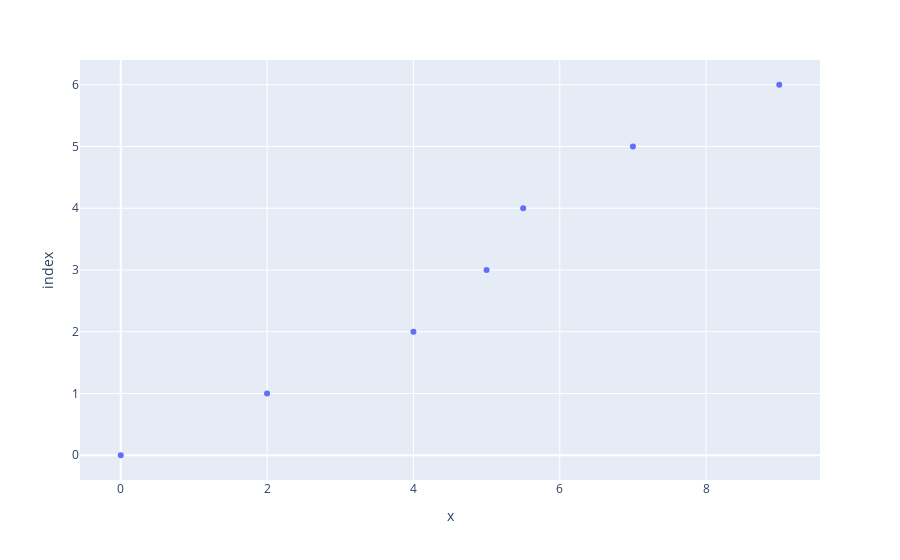

Notebook code cell kept with this figure:
### Markdown cell above
## Visualization 17: Scatter Plots Using Plotly

### Code cell
x=[0, 1, 2, 3, 4, 5, 6]
y=[0, 2, 4, 5, 5.5, 7, 9]
fig = px.scatter(x, y)
fig.show()

### Figure 1 — Plotly figure (JSON) as saved in the notebook; plotly's stock layout.template omitted (floating-point values rounded to 4 significant figures)
{"data": [{"hovertemplate": "x=%{x}<br>index=%{y}<extra></extra>", "legendgroup": "", "marker": {"color": "#636efa", "symbol": "circle"}, "mode": "markers", "name": "", "orientation": "h", "showlegend": false, "type": "scatter", "x": [0, 2, 4, 5, 5.5, 7, 9], "xaxis": "x", "y": [0, 1, 2, 3, 4, 5, 6], "yaxis": "y"}], "layout": {"legend": {"tracegroupgap": 0}, "margin": {"t": 60}, "xaxis": {"anchor": "y", "domain": [0, 1], "title": {"text": "x"}}, "yaxis": {"anchor": "x", "domain": [0, 1], "title": {"text": "index"}}}}
